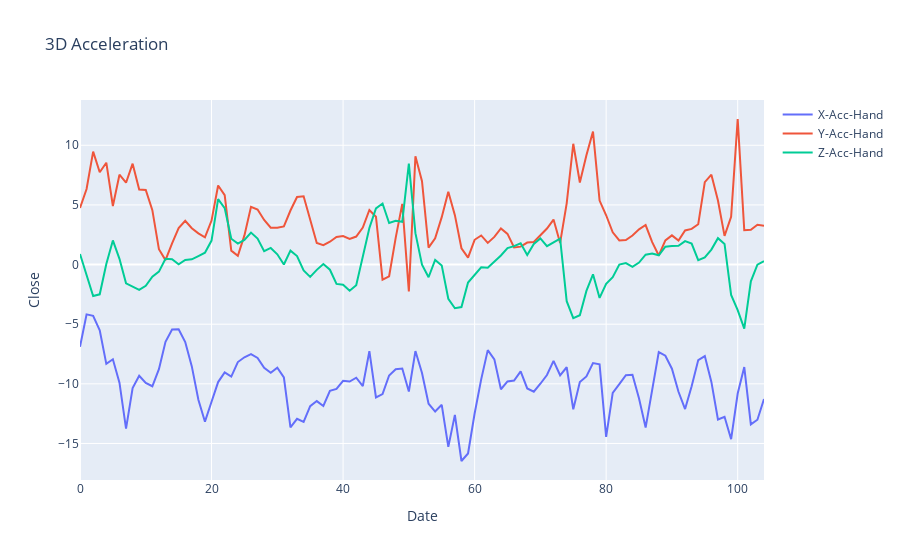

Notebook code for this chart:
### Code cell
j = 100
sample1 = data_dict['train']['X'][j]
show_accs(sample1)
